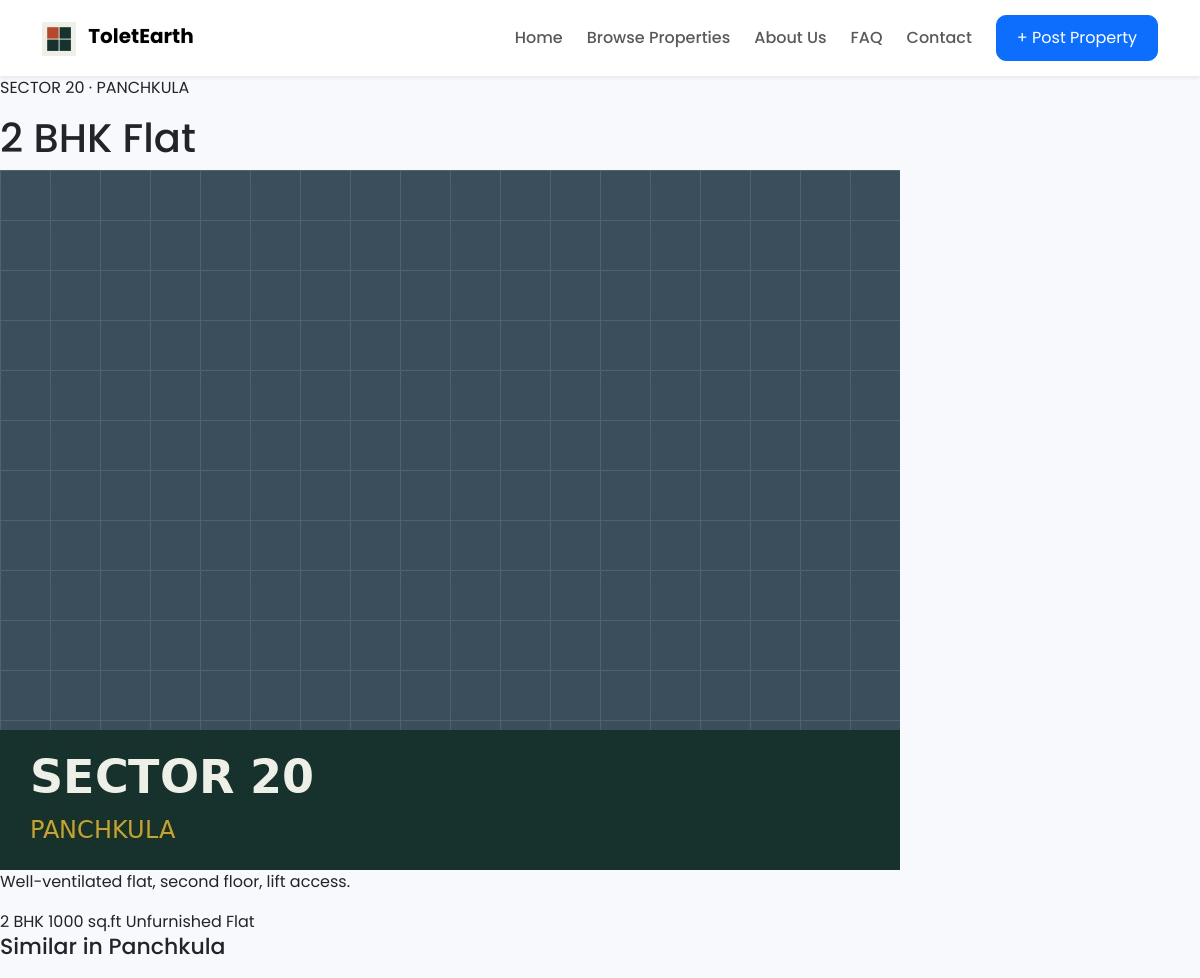
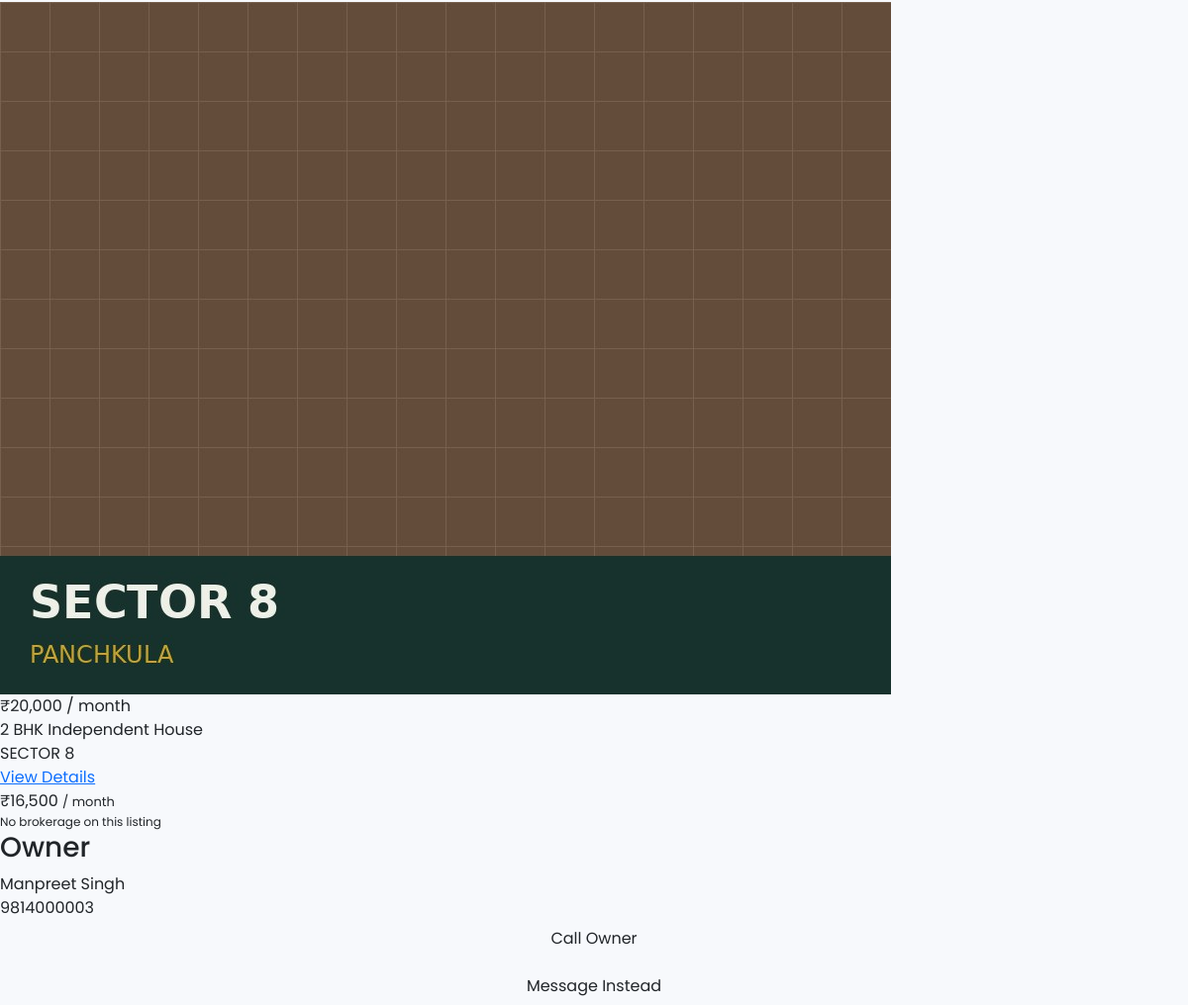
Screenshot of /property/3 with the database file from the repository (2 pictures, top to bottom).
### tables this page shows
CREATE TABLE sectors (
    id          INTEGER PRIMARY KEY AUTOINCREMENT,
    city_id     INTEGER NOT NULL REFERENCES cities(id),
    name        TEXT NOT NULL,
    UNIQUE(city_id, name)
);

CREATE TABLE cities (
    id          INTEGER PRIMARY KEY AUTOINCREMENT,
    name        TEXT NOT NULL UNIQUE
);

CREATE TABLE properties (
    id                  INTEGER PRIMARY KEY AUTOINCREMENT,
    title               TEXT NOT NULL,
    description         TEXT,
    property_type       TEXT NOT NULL DEFAULT 'Flat',   -- Flat | Builder Floor | Independent House | PG | Room
    bhk                 INTEGER NOT NULL DEFAULT 1,
    bathrooms           INTEGER NOT NULL DEFAULT 1,
    balconies           INTEGER NOT NULL DEFAULT 0,
    area_sqft           INTEGER NOT NULL DEFAULT 0,
    rent                INTEGER NOT NULL,
    security_deposit    INTEGER DEFAULT 0,

    city_id             INTEGER NOT NULL REFERENCES cities(id),
    sector_id           INTEGER NOT NULL REFERENCES sectors(id),
    address             TEXT,
    latitude            REAL,
    longitude           REAL,

    furnishing          TEXT NOT NULL DEFAULT 'Unfurnished',  -- Unfurnished | Semi-Furnished | Furnished
    parking             INTEGER NOT NULL DEFAULT 0,
    lift                INTEGER NOT NULL DEFAULT 0,
    power_backup        INTEGER NOT NULL DEFAULT 0,
    wifi                INTEGER NOT NULL DEFAULT 0,
    pet_friendly        INTEGER NOT NULL DEFAULT 0,
    bachelor_allowed    INTEGER NOT NULL DEFAULT 1,
    family_allowed      INTEGER NOT NULL DEFAULT 1,

    owner_id            INTEGER NOT NULL REFERENCES users(id),
    verified            INTEGER NOT NULL DEFAULT 0,
    featured            INTEGER NOT NULL DEFAULT 0,
    status              TEXT NOT NULL DEFAULT 'pending',  -- pending | available | rented | inactive

    created_at          TEXT NOT NULL DEFAULT (datetime('now')),
    updated_at          TEXT NOT NULL DEFAULT (datetime('now'))
);

CREATE TABLE users (
    id          INTEGER PRIMARY KEY AUTOINCREMENT,
    name        TEXT NOT NULL,
    phone       TEXT UNIQUE NOT NULL,
    email       TEXT,
    role        TEXT NOT NULL DEFAULT 'owner',   -- owner | tenant | admin
    created_at  TEXT NOT NULL DEFAULT (datetime('now'))
);

### app/routes/properties.py (the view)
@properties_bp.route("/property/<int:property_id>")
def details(property_id):
    listing = get_property(property_id)
    if listing is None:
        return render_template("property_details.html", listing=None), 404
    similar = get_similar_properties(listing["city"], property_id, limit=3)
    return render_template("property_details.html", listing=listing, similar=similar)

### app/models/db.py (called while the page is built)
def get_db():
    if "db" not in g:
        g.db = sqlite3.connect(current_app.config["DATABASE_PATH"])
        g.db.row_factory = sqlite3.Row
        g.db.execute("PRAGMA foreign_keys = ON")
    return g.db

### app/services/property_service.py (called while the page is built)
def _with_tag(row):
    d = dict(row)
    d["tag"] = "Featured" if d.get("featured") else None
    return d

def get_property(property_id):
    db = get_db()
    row = db.execute(BASE_SELECT + " WHERE p.id = ?", (property_id,)).fetchone()
    return _with_tag(row) if row else None

def get_similar_properties(city_name, exclude_id, limit=3):
    db = get_db()
    rows = db.execute(
        BASE_SELECT + " WHERE c.name = ? AND p.id != ? AND p.status = 'available' "
        "LIMIT ?",
        (city_name, exclude_id, limit),
    ).fetchall()
    return [_with_tag(r) for r in rows]

### app/templates/property_details.html (shortened to what this page needs)
{% extends "base.html" %}
{% block content %}
{% if listing %}
<div class="page-head wrap">
  <div class="eyebrow" style="margin-bottom:14px;">{{ listing.sector.upper() }} · {{ listing.city.upper() }}</div>
  <h1>{{ listing.title }}</h1>
</div>
<div class="wrap detail-grid">
  <div>
    <div class="detail-photo">
      <img src="{{ url_for('static', filename='images/' + listing.image) }}" alt="{{ listing.title }} in {{ listing.sector }}, {{ listing.city }}">
    </div>
    <p>{{ listing.description }}</p>
    <div class="detail-meta">
      <span>{{ listing.bhk }} BHK</span>
      <span>{{ listing.sqft }} sq.ft</span>
      <span>{{ listing.furnishing }}</span>
      <span>{{ listing.property_type }}</span>
    </div>
    {% if similar %}
    <h2 style="font-size:22px; margin-bottom:20px;">Similar in {{ listing.city }}</h2>
    <div class="listings">
      {% for p in similar %}
      <article class="listing">
        <div class="photo">
          <img src="{{ url_for('static', filename='images/' + p.image) }}" alt="{{ p.title }} in {{ p.sector }}, {{ p.city }}">
        </div>
        <div class="body">
          <div class="price">₹{{ "{:,}".format(p.price) }} <span>/ month</span></div>
          <div class="title">{{ p.title }}</div>
          <div class="sector">{{ p.sector.upper() }}</div>
          <a href="{{ url_for('properties.details', property_id=p.id) }}" class="view">View Details</a>
        </div>
      </article>
      {% endfor %}
    </div>
    {% endif %}
  </div>
  <aside class="owner-card">
    <div class="price">₹{{ "{:,}".format(listing.price) }} <span class="mono" style="font-size:13px; color:var(--ink-soft);">/ month</span></div>
    <div class="mono" style="font-size:12px; color:var(--ink-soft);">No brokerage on this listing</div>
    <h3>Owner</h3>
    <div>{{ listing.owner_name }}</div>
    <div class="phone">{{ listing.owner_phone }}</div>
    <a href="tel:{{ listing.owner_phone }}" class="btn btn-solid" style="width:100%; justify-content:center; margin-bottom:10px;">Call Owner</a>
    <a href="{{ url_for('main.contact') }}" class="btn btn-ghost" style="width:100%; justify-content:center;">Message Instead</a>
  </aside>
</div>
{% endif %}
{% endblock %}

### app/static/css/style.css (style rules this page uses)
body { font-family:'Poppins',sans-serif; background:#f7f9fc; }

### rows the page displays
sectors: sector "SECTOR 20"
cities: city "PANCHKULA", city "Panchkula"
properties: title "2 BHK Flat", description "Well-ventilated flat, second floor, lift access.", bhk "2", sqft "1000", furnishing "Unfurnished", property_type "Flat", price "16,500"
properties: price "20,000", title "2 BHK Independent House", sector "SECTOR 8"
users: owner_name "Manpreet Singh", owner_phone "9814000003"
